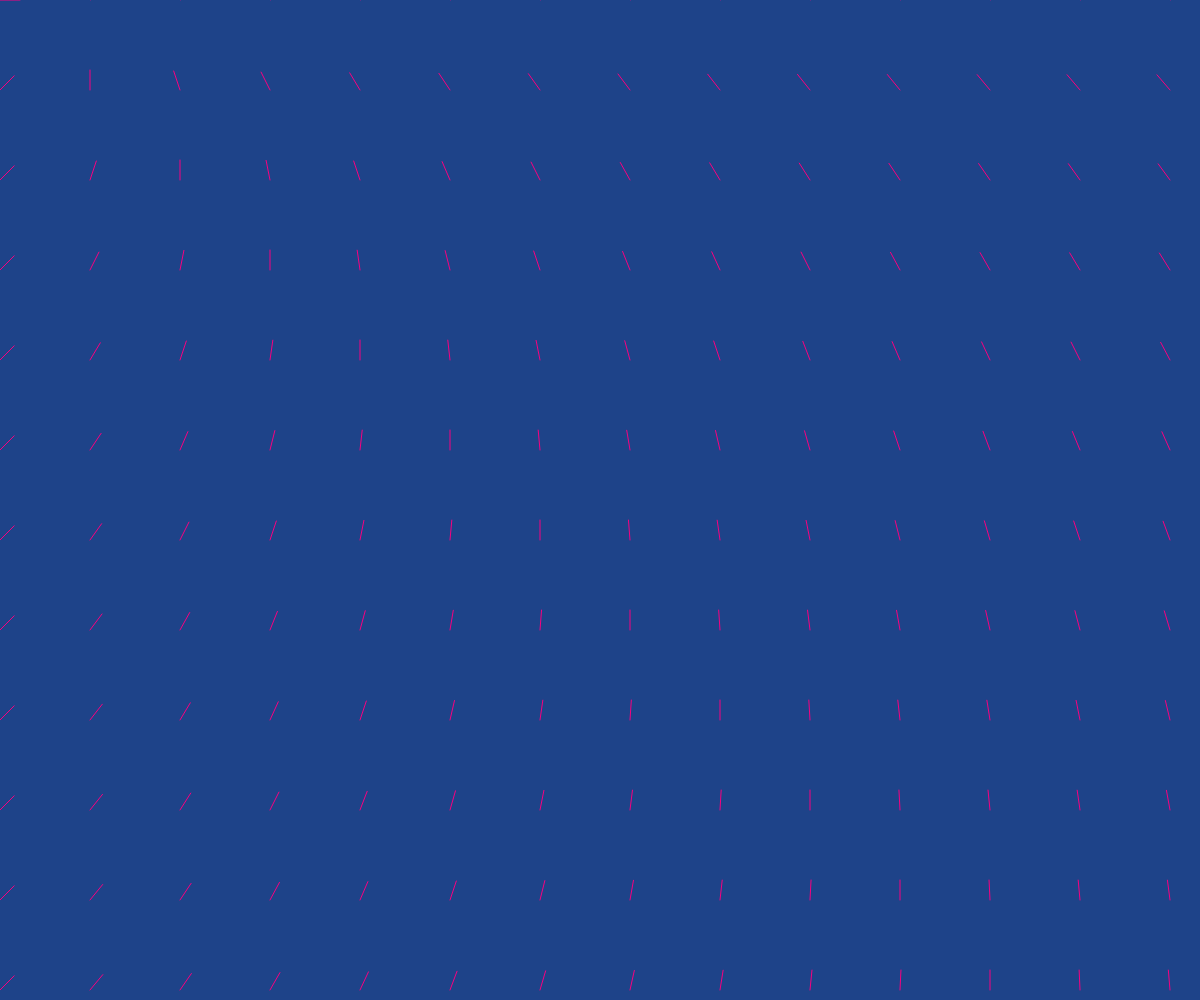
Frame 1 (no input)
Frame 60 (no input): identical to frame 1, image omitted
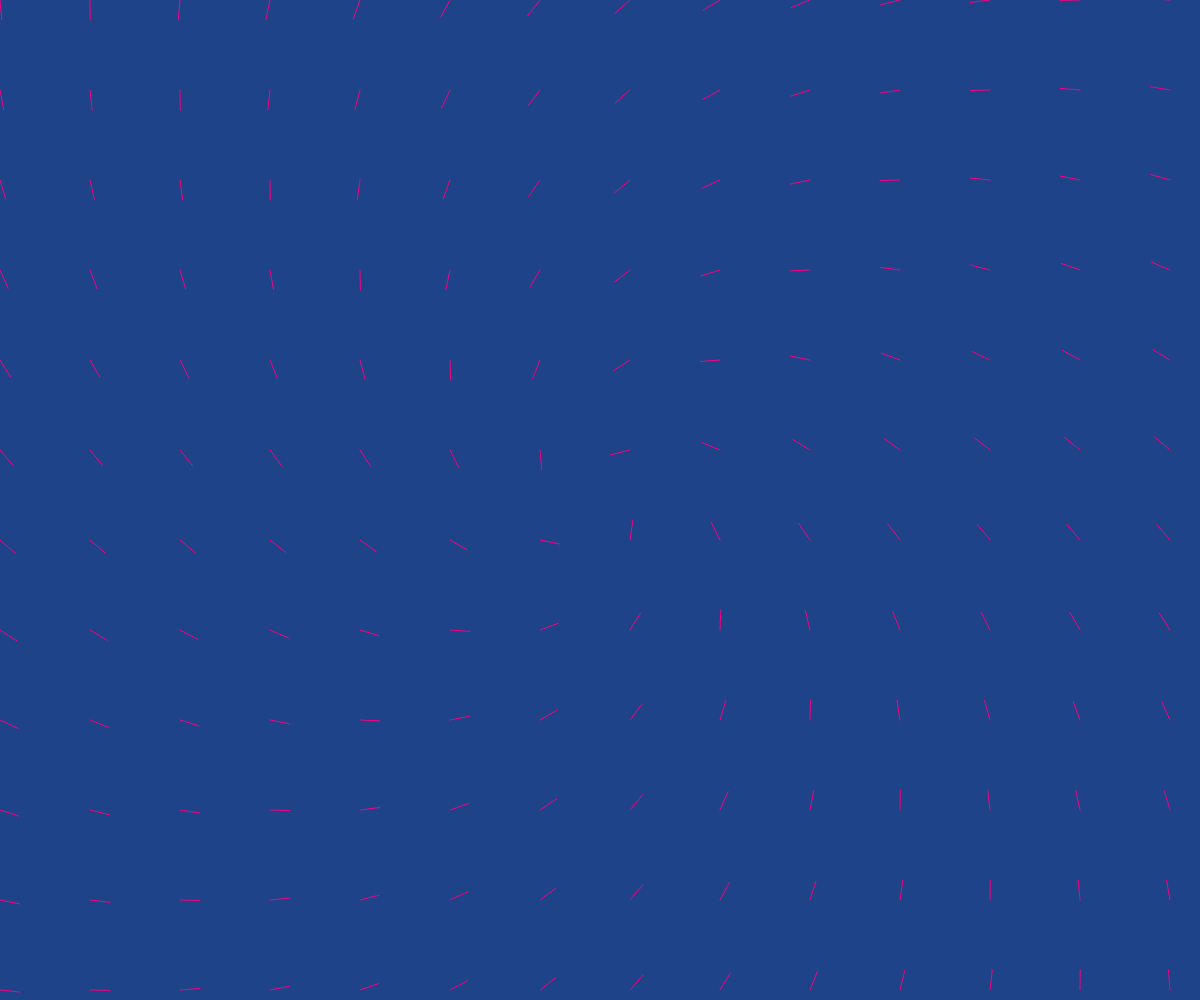
Frame 120 (the mouse pressed at the canvas centre since frame 60)

The p5.js sketch that drew these frames (run headless with seeded random() and noise() and a simulated clock; from frame 60 on, the mouse is pressed at the canvas centre):

// p5.js sketch
// ── sketch.js
var locs = [];

function setup() {
  createCanvas(windowWidth, windowHeight);

  var res = 90;
  var countX = ceil(width / res) + 1;
  var countY = ceil(height / res) + 1;

  for (var j = 0; j < countY; j++) {
    for (var i = 0; i < countX; i++) {
      locs.push(new p5.Vector(res * i, res * j));
    }
  }

  // noFill();
  stroke(249, 0, 128);
}

function draw() {
  background(30, 67, 137);
  for (var i = locs.length - 1; i >= 0; i--) {
    var h = calcVec(locs[i].x - mouseX, locs[i].y - mouseY);
    line(
      locs[i].x,
      locs[i].y,
      locs[i].x + 20 * cos(h.heading()),
      locs[i].y + 20 * sin(h.heading())
    );
  }
}

function calcVec(x, y) {
  return new p5.Vector(y - x, -x - y);
}

// ── particles.js
class Particle {
  constructor() {
    this.pos = createVector(random(width), random(height));
    this.vel = p5.Vector.random2D();
    this.acc = createVector(0, 0);
    this.maxspeed = 5;
    this.prevPos = this.pos.copy();
  }

  update() {
    this.vel.add(this.acc);
    this.vel.limit(this.maxspeed);
    this.pos.add(this.vel);
    this.acc.mult(0);
  }

  follow(vectors) {
    var x = floor(this.pos.x / scl);
    var y = floor(this.pos.y / scl);
    var index = x + y * cols;
    var force = vectors[index];
    this.applyForce(force);
  }

  applyForce(force) {
    this.acc.add(force);
  }

  show() {
    stroke(0, 7);
    // stroke(random(10, 255), random(10, 255), random(100, 255), 9);
    strokeWeight(3);

    // point(this.pos.x, this.pos.y);
    line(this.pos.x, this.pos.y, this.prevPos.x, this.prevPos.y);

    this.updatePrev();
  }

  updatePrev() {
    this.prevPos.x = this.pos.x;
    this.prevPos.y = this.pos.y;
  }

  edges() {
    if (this.pos.x > width) {
      this.pos.x = 0;
      this.updatePrev();
    }
    if (this.pos.x < 0) {
      this.pos.x = width;
      this.updatePrev();
    }
    if (this.pos.y > height) {
      this.pos.y = 0;
      this.updatePrev();
    }
    if (this.pos.y < 0) {
      this.pos.y = height;
      this.updatePrev();
    }
  }
}
